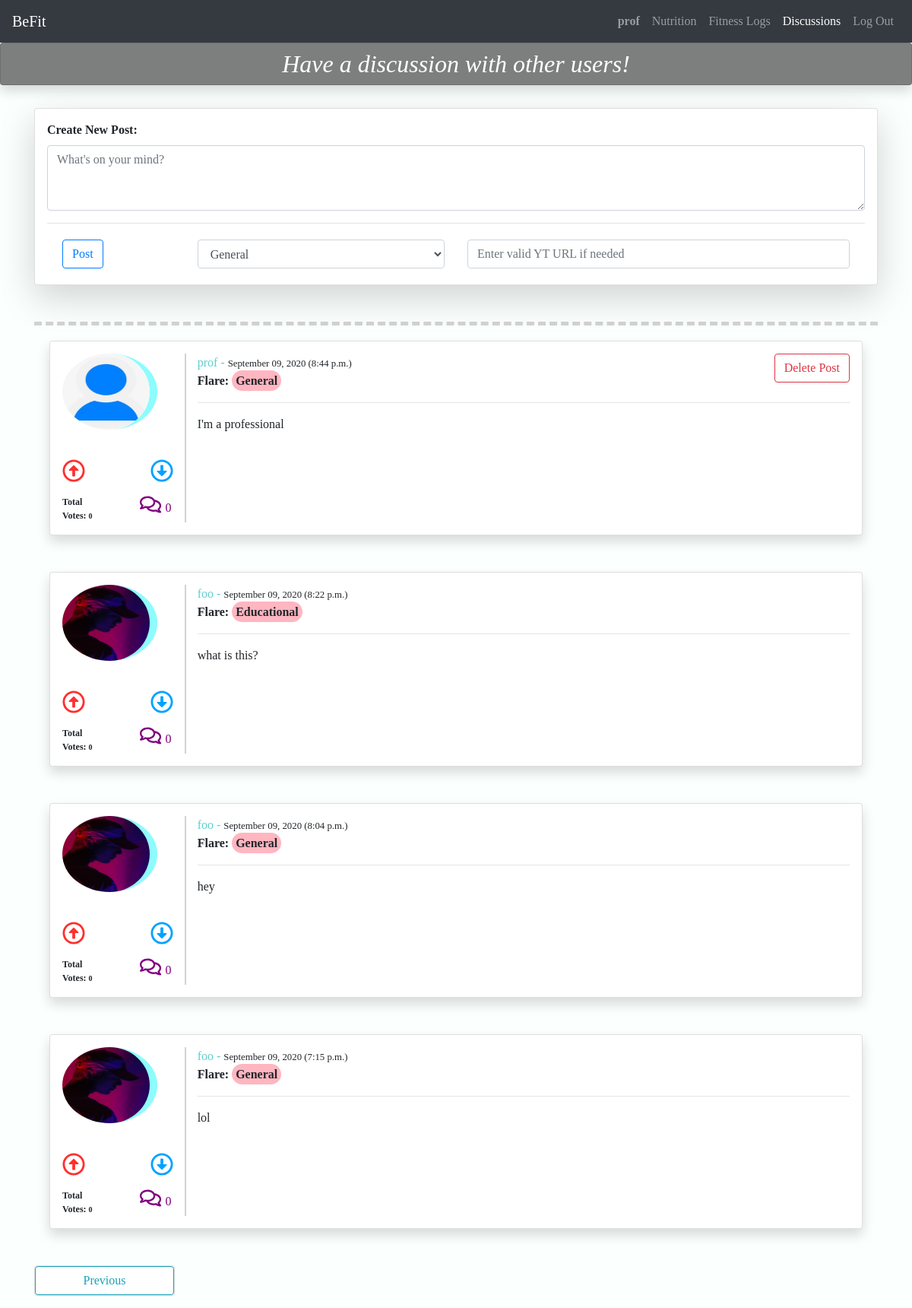
Page /discussions?page=2 (signed in) on the committed database.
### final_project/models.py (models this page shows, shortened)
class User(AbstractUser):
    pic = models.ImageField(default='default.jpg', upload_to='profile_pics')
    height = models.IntegerField(default=120, validators=[MaxValueValidator(250), MinValueValidator(120)], help_text='Value must be in CM, between 120-250cm')
    weight = models.IntegerField(default=30, validators=[MaxValueValidator(400), MinValueValidator(30)], help_text='Value must be in Kg, between 30-400kg')
    age = models.IntegerField(default=18, validators=[MaxValueValidator(80), MinValueValidator(13)], help_text='Must be between 13-80 years old')
    cv = models.URLField(max_length=120, blank=True)
    special_user = models.BooleanField(default=False)
    professional = models.BooleanField(default=False)

class Posts(models.Model):
    author = models.ForeignKey(User, on_delete=models.CASCADE)
    content = models.TextField()
    date = models.DateTimeField(default=timezone.now)
    flare = models.CharField(max_length=30, default='General')
    video_url = models.URLField(max_length=300, blank=True)
    likes = models.IntegerField(default=0)
    comment_count = models.IntegerField(default=0)

### final_project/views.py (the view)
# urls.py: path('discussions', Discussions.as_view(), name='discussions'),
class Discussions(ListView):
    template_name = 'final_project/discussions.html'
    model = Posts
    context_object_name = 'posts'
    ordering = ['-date']
    paginate_by = 5
    def get_context_data(self, **kwargs):
        context = super(Discussions, self).get_context_data(**kwargs)
        upvoted_posts = []
        downvoted_posts = []
        if not self.request.user.is_authenticated:
            liked_posts = False
        else:
            current_user = self.request.user
            upvoted_list = Upvotes.objects.filter(liker=current_user).all()
            downvoted_list = Downvotes.objects.filter(liker=current_user).all()
            for upvoted in upvoted_list:
                upvoted_posts.append(upvoted.post)
            for downvoted in downvoted_list:
                downvoted_posts.append(downvoted.post)
        context.update({'upvoted_posts': upvoted_posts,'downvoted_posts': downvoted_posts})
        return context

### final_project/templates/final_project/discussions.html (shortened to what this page needs)
{% extends "final_project/layout.html" %}
{% load static %}
{% block body %}
    <div id="main-content" style="display: none;">
        <h2 class="card shadow p-2 rounded" style="text-align: center; font-style: italic; margin: 0; background: rgba(0,0,0,.5);"><span style="color: white;">Have a discussion with other users!</span></h2>
        <div class="container" style="margin-top: 30px;">
            {% if user.is_authenticated %}
                <form method="POST" action="{% url 'createpost' request.user.username %}">
                    <div class="card shadow-lg p-3 mb-5 bg-white rounded" style="padding: 1rem;">
                        <strong><label for="post-text-id">Create New Post:</label></strong>
                        <textarea class="form-control" placeholder="What's on your mind?" rows="3" id="post-text-id" name="post_text"></textarea>
                        <hr>
                        <div class="row" style="margin: 5px;">
                            <div class="col-lg-2 col-2">
                                <button type="submit" class="btn btn-outline-primary">Post</button>
                            </div>
                            <div class="col-lg-4 col-6">
                                <select id="flare" class="form-control" name="flare">
                                    <option selected value="General">General</option>
                                </select>
                            </div>
                            {% if request.user.professional %}
                                <div class="col-lg-6 col-4">
                                    <input name="url" class="form-control" placeholder="Enter valid YT URL if needed" type="text" style="width: 100%;">
                                </div>
                            {% else %}
                                <div class="col-lg-6 col-4">
                                    <input name="url" class="form-control" placeholder="Enter valid YT URL if needed" type="text" value="None" style="display: none;" style="width: 100%;">
                                </div>
                            {% endif %}
                        </div>
                    </div>
                </form>
            {% endif %}
            {% for post in posts %}
                <div id="post-card-{{ post.pk }}" class="card-main" style="margin: 20px;">
                    <div class="card shadow p-3 mb-5 bg-white rounded" style="padding: 1rem;">
                        <div class="row">
                            <div class="col-lg-2 col-md-3 col-sm-4 col-4" style="border-right: 2px solid lightgrey;">
                                {% if post.author.special_user %}
                                    <img rel='tooltip' data-placement="top" title="Special User" class="rounded-circle post-img" src="{{ post.author.pic.url }}" style="border-right: 10px solid purple;">
                                {% elif post.author.professional %}
                                    <img rel='tooltip' data-placement="top" title="Professional User" class="rounded-circle post-img" src="{{ post.author.pic.url }}" style="border-right: 10px solid rgb(140, 252, 252);">
                                {% else %}
                                    <img rel='tooltip' data-placement="top" title="Normal User" class="rounded-circle post-img" src="{{ post.author.pic.url }}" style="border-right: 10px solid lightgrey;">
                                {% endif %}
                                {% if user.is_authenticated %}
                                    {% if post in upvoted_posts %}
                                        <p data-id="{{ post.pk }}">
                                            <div class="upvote float-left" data-id="{{ post.pk }}"><i id="upvote-{{ post.pk }}" data-upvoted="true" data-downvoted="false" data-id="{{ post.pk }}" style="margin-right: 10px;" class="fas fa-arrow-alt-circle-up"></i></div>
                                            <div class="downvote float-right" data-id="{{ post.pk }}"><i id="downvote-{{ post.pk }}" data-upvoted="true" data-downvoted="false" data-id="{{ post.pk }}" class="far fa-arrow-alt-circle-down"></i></div>
                                        </p>
                                    {% else %}
                                        <p data-id="{{ post.pk }}">
                                            <div class="upvote float-left" data-id="{{ post.pk }}"><i id="upvote-{{ post.pk }}" data-upvoted="false" data-downvoted="false" style="margin-right: 10px;" data-id="{{ post.pk }}" class="far fa-arrow-alt-circle-up"></i></div>
                                            <div class="downvote float-right" data-id="{{ post.pk }}"><i id="downvote-{{ post.pk }}" data-upvoted="false" data-downvoted="false" data-id="{{ post.pk }}" class="far fa-arrow-alt-circle-down"></i></div>
                                        </p>
                                    {% endif %}
                                {% endif %}
                                <div class="card-mg">
                                    <div class="row">
                                        <div class="col-6">
                                            <strong><p id='vote_count-{{ post.pk }}' class="tot_likes" style="margin: 0;">Total Votes: <span style="font-size: 10px;">{{ post.likes }}</span></p></strong>
                                        </div>
                                        <div class="col-6">
                                            <a href="{% url 'spec_post' post.pk %}"><i class="far fa-comments coms"></i><span style="margin-left: 5px; color: purple;">{{post.comment_count}}</span></a>
                                        </div>
                                    </div>
                                </div>
                            </div>
                            <div class="col-lg-10 col-md-9 col-sm-8 col-8">
                                <div class="post-data">
                                    <div style="font-size: medium;">
                                        <span style="color: rgb(94, 206, 206);">{{ post.author }} - </span>
                                        <small>{{ post.date|date:'F d, Y (P)' }}</small>
                                        {% if request.user == post.author %}
                                            <small id="delete-{{ post.pk }}" class="btn btn-outline-danger delete_btn float-right" data-id="{{ post.pk }}">Delete Post</small>
                                        {% endif %}
                                        <strong><br>Flare: <span style="background-color: lightpink; padding: 5px; border-radius: 20px;">{{ post.flare }}</span><br></strong>
                                    </div>
                                    <hr>
                                    <p id="post-{{ post.pk }}" class="post-content">{{ post.content|safe }}</p>
                                </div>
                            </div>
                        </div>
                    </div>
                </div>
            {% endfor %}
            <div class="col-2 card p-0 mb-3 rounded">
            {% if is_paginated %}
                {% if page_obj.has_previous %}
                    <a class="btn btn-outline-info" href="?page={{ page_obj.previous_page_number }}">Previous</a>
                {% endif %}
            {% endif %}
            </div>
        </div>
    </div>
{% endblock %}

### final_project/templates/final_project/layout.html (shortened to what this page needs)
{% load static %}
<!DOCTYPE html>
<html lang="en">
    <head>
        <link rel="stylesheet" href="https://stackpath.bootstrapcdn.com/bootstrap/4.4.1/css/bootstrap.min.css">
        <link href="{% static 'final_project/layoutt.css' %}" rel="stylesheet">
        <link rel="stylesheet" href="https://cdnjs.cloudflare.com/ajax/libs/animate.css/4.0.0/animate.min.css">
    </head>
    <body>
        <nav class="navbar navbar-expand-lg navbar-dark bg-dark sticky-top">
            <a class="navbar-brand" href="{% url 'index' %}" id="_home">BeFit</a>
            <div class="collapse navbar-collapse" id="navigation1">
                <ul class="navbar-nav ml-auto">
                    {% if user.is_authenticated %}
                        <li class="nav-item">
                            <a class="nav-link" href="{% url 'profile' %}" id="_profile"><strong>{{ user.username }}</strong></a>
                        </li>
                    {% endif %}
                    <li class="nav-item">
                        <a class="nav-link" href="{% url 'recipe' %}" id="_recipe">Nutrition</a>
                    </li>
                    {% if user.special_user or user.professional %}
                        <li class="nav-item">
                            <a class="nav-link" href="{% url 'fitness' %}" id="_fitness">Fitness Logs</a>
                        </li>
                    {% else %}
                        <li id="nav-disabled" class="nav-item">
                            <a class="nav-link disabled" href="#" id="_fitness">Fitness Logs</a>
                        </li>
                    {% endif %}
                    <li class="nav-item">
                        <a class="nav-link" href="{% url 'discussions' %}" id="_discussions">Discussions</a>
                    </li>
                    {% if user.is_authenticated %}
                        <li class="nav-item">
                            <a class="nav-link" href="{% url 'logout' %}">Log Out</a>
                        </li>
                    {% endif %}
                </ul>
            </div>
        </nav>
        <div class="body">
            {% block body %}
            {% endblock %}
        </div>
    </body>
</html>

### final_project/static/final_project/layoutt.css (style rules this page uses)
body { background-color: rgb(251, 255, 254); font-family: 'Perpetua'; }
.coms { color: purple; font-size: 25px; margin-left: 25%; }
.upvote, .downvote { font-size: 30px; }
.post-img { height: 100px; width: 125px; margin-bottom: 16px; }
.tot_likes { font-size: 12px; }
.card-mg { margin-top: 70px; }

### final_project/templates/final_project/discussions.html (style rules this page uses)
#_discussions { color: white; }
.upvote { color: rgb(255, 47, 47); cursor: pointer; }
.downvote { color: rgb(0, 162, 255); cursor: pointer; }

### rows in the picture
User: username "prof"
Posts: author.pic (placeholder picture), likes "0", comment_count "0", author "prof", date "September 09, 2020 (8:44 p.m.)", flare "General", content "I'm a professional"
Posts: author.pic (picture), likes "0", comment_count "0", author "foo", date "September 09, 2020 (8:22 p.m.)", flare "Educational", content "what is this?"
Posts: author.pic (picture), likes "0", comment_count "0", author "foo", date "September 09, 2020 (8:04 p.m.)", flare "General", content "hey"
Posts: author.pic (picture), likes "0", comment_count "0", author "foo", date "September 09, 2020 (7:15 p.m.)", flare "General", content "lol"
